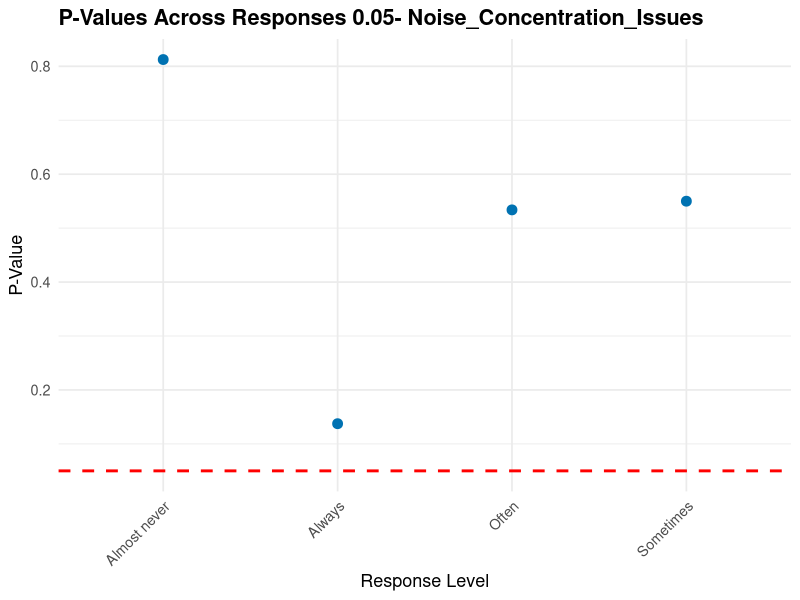
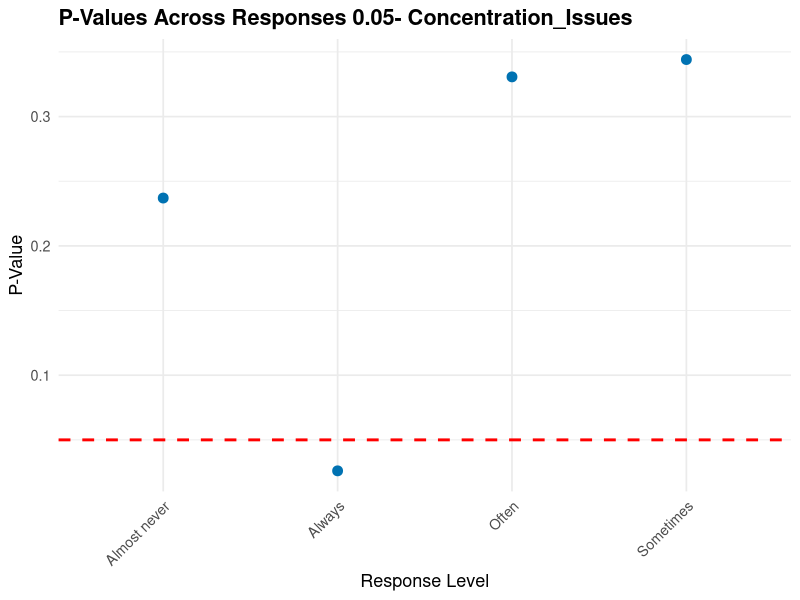
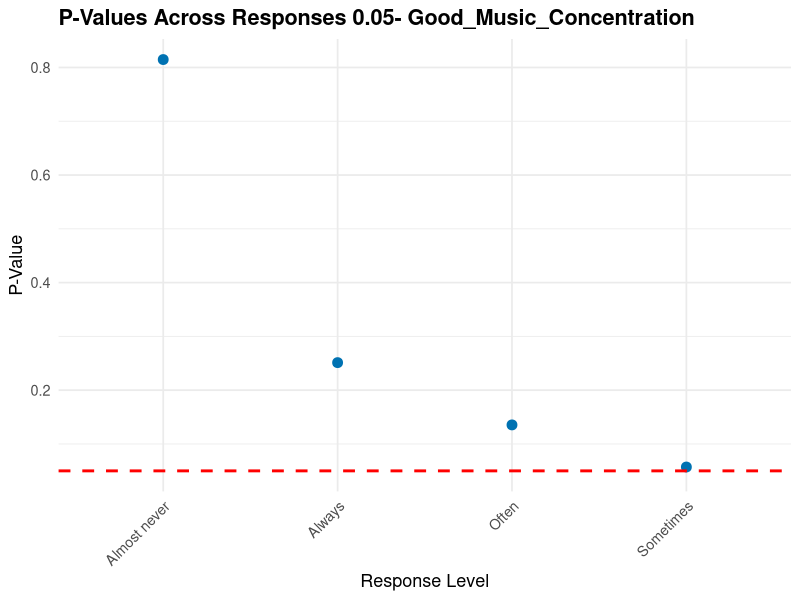
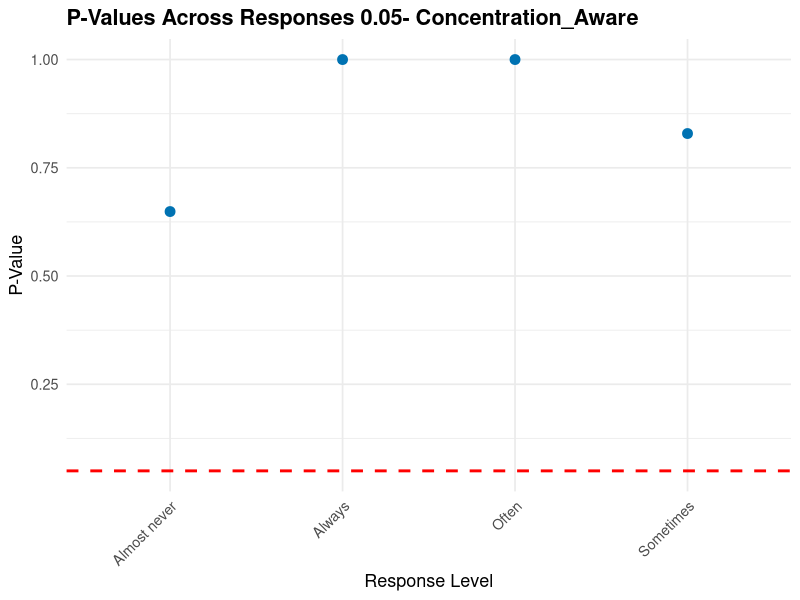
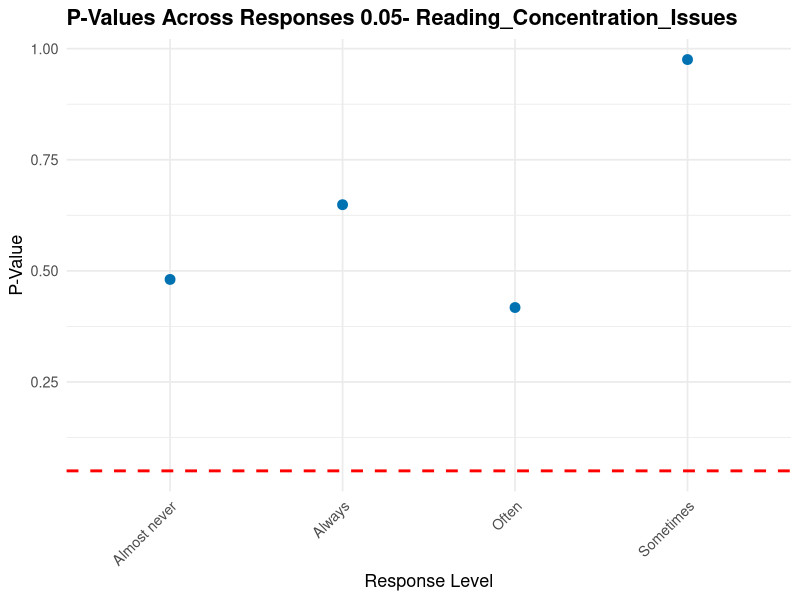
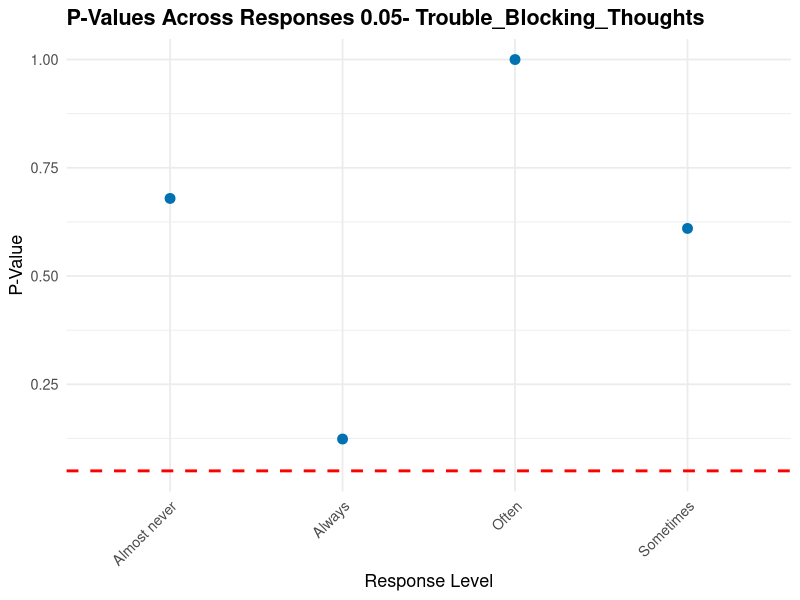
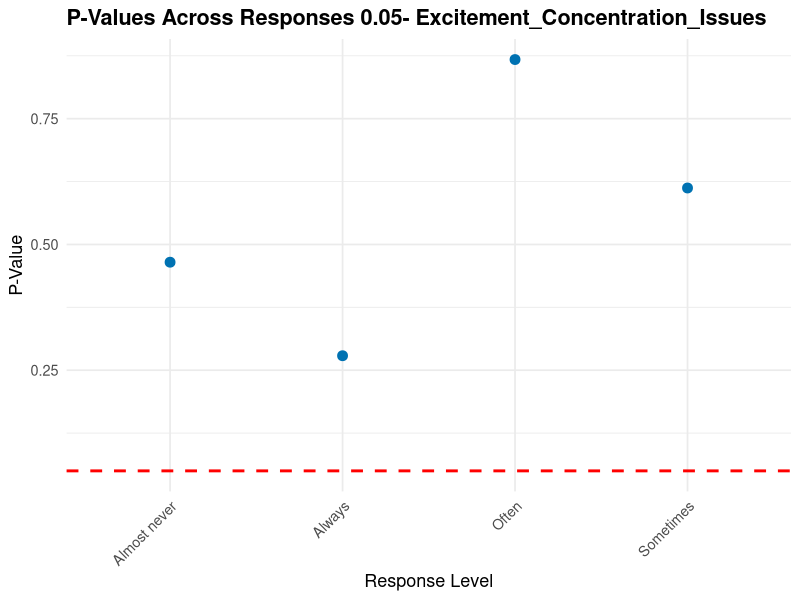
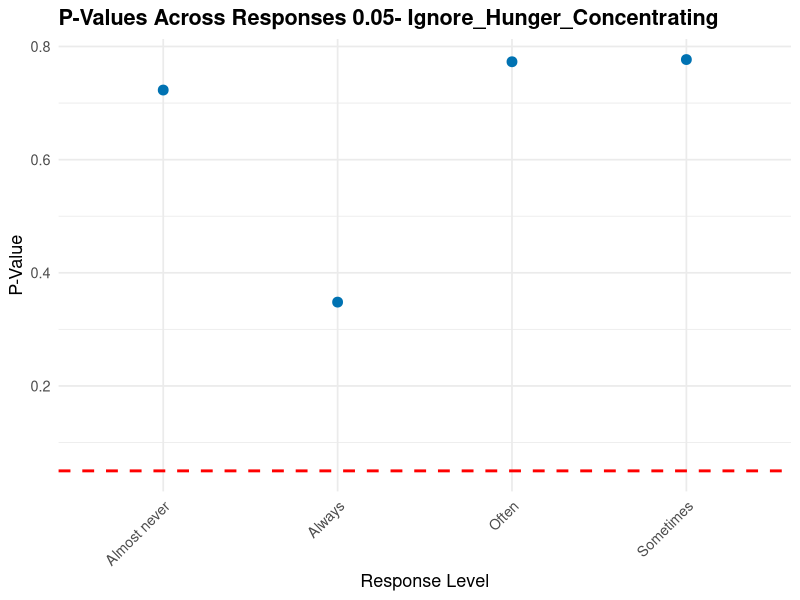

Write R code to recreate these figures, in order.
## ---- chunk 1
knitr::opts_chunk$set(echo = TRUE)
## ---- chunk 2
data <- read.csv("Labeled_survey_data.csv", header = TRUE)

## ---- chunk 3
# Create a new column 'Concussion_Status_Overall'
data$Concussion_Status_Overall <- ifelse(grepl("^Yes", data$Sports_Concussion_Status) |  grepl("^Yes", data$Non_Sports_Concussion_Status),            "Concussion", 
                                        "Non-Concussion")

# Check results
table(data$Concussion_Status_Overall)
## ---- chunk 4
# Create table
table_data <- table(data$Good_Music_Concentration, data$Concussion_Status_Overall)

# Perform test for one category level
x <- c(table_data["Sometimes", "Concussion"],
       table_data["Sometimes", "Non-Concussion"])

n <- c(sum(table_data[, "Concussion"]),
       sum(table_data[, "Non-Concussion"]))

# Two-sample proportion test
print("Three or more times a week")
prop.test(x = x, n = n, alternative = "two.sided")
## ---- chunk 5
# Define your feature groups
motivation_features <- c("Motivation_Issues")
concentration_features <- c(
  "Noise_Concentration_Issues", "Concentration_Issues", "Good_Music_Concentration",
  "Concentration_Aware", "Reading_Concentration_Issues", "Trouble_Blocking_Thoughts",
  "Excitement_Concentration_Issues", "Ignore_Hunger_Concentrating", "Good_Task_Switching",
  "Long_Time_Focus", "Poor_Listening_Writing", "Quick_Interest", "Easy_Read_Write_On_Phone",
  "Trouble_Multiple_Conversations", "Trouble_Quick_Creativity", "Good_Interruption_Recovery",
  "Good_Thought_Recovery", "Good_Task_Alteration", "Poor_Perspective_Thinking"
)

# Define the levels for each group
motivation_levels <- c("No problem at all", "Only a very slight problem",
                       "Somewhat of a problem", "A very big problem")

concentration_levels <- c("Almost never", "Sometimes", "Often", "Always")

# Function to run p-value tests
run_p_value_tests <- function(features, levels, data) {
  for (feature in features) {
    print(paste("Feature:", feature))
    
    table_data <- table(data[[feature]], data$Concussion_Status_Overall)
    
    for (level in levels) {
      if (level %in% rownames(table_data)) {
        x <- c(table_data[level, "Concussion"], table_data[level, "Non-Concussion"])
        n <- c(sum(table_data[, "Concussion"]), sum(table_data[, "Non-Concussion"]))
        
        cat("\n", level, "\n")
        print(prop.test(x = x, n = n, alternative = "two.sided"))
      } else {
        cat("\n", level, "- No data available\n")
      }
    }
  }
}

# Run the tests
run_p_value_tests(motivation_features, motivation_levels, data)
run_p_value_tests(concentration_features, concentration_levels, data)


## ---- chunk 6
p_values_df <- data.frame(
  Feature = c(rep("Noise_Concentration_Issues",4), rep("Concentration_Issues",4), rep("Good_Music_Concentration",4),
              rep("Concentration_Aware",4), rep("Reading_Concentration_Issues",4), rep("Trouble_Blocking_Thoughts",4), 
              rep("Excitement_Concentration_Issues",4), rep("Ignore_Hunger_Concentrating",4), rep("Good_Task_Switching",4),
              rep("Long_Time_Focus",4),  rep("Poor_Listening_Writing",4), rep("Quick_Interest",4), 
              rep("Easy_Read_Write_On_Phone",4), rep("Trouble_Multiple_Conversations",4), rep("Trouble_Quick_Creativity",4), 
              rep("Good_Interruption_Recovery",4), rep("Good_Thought_Recovery",4), rep("Good_Task_Alteration",4), 
              rep("Poor_Perspective_Thinking",4)),
  Response = rep(c("Almost never", "Sometimes", "Often", "Always"), 19),
  P_Value = c(0.8125, 0.5499, 0.5338, 0.1374,   # Noise_Concentration_Issues
              0.237, 0.3441, 0.3307, 0.02604,   # Concentration_Issues
              0.8147, 0.05711, 0.1354, 0.2512,  # Good_Music_Concentration
              0.6489, 0.8291, 1, 1,             # Concentration_Aware
              0.4807, 0.9755, 0.4175, 0.6489,   # Reading_Concentration_Issues
              0.6792, 0.6099, 1, 0.1235,        # Trouble_Blocking_Thoughts
              0.4647, 0.6122, 0.8675, 0.2788,   # Excitement_Concentration_Issues
              0.723, 0.7769, 0.773, 0.3482,     # Ignore_Hunger_Concentrating
              0.2448, 0.6572, 0.006571, 0.2043, # Good_Task_Switching
              0.2679, 0.9466, 0.7399, 0.352,    # Long_Time_Focus
              0.1534, 0.3471, 0.6103, 0.0121,   # Poor_Listening_Writing
              0.1452, 0.8549, 1, 0.4843,        # Quick_Interest
              0.05458, 0.3664, 0.6947, 0.776,   # Easy_Read_Write_On_Phone
              0.4521, 0.3, 0.9567, 0.8734,      # Trouble_Multiple_Conversations
              0.9213, 0.549, 0.418, 0.8585,     # Trouble_Quick_Creativity
              0.008418, 0.6226, 0.8658, 0.2569, # Good_Interruption_Recovery
              0.8832, 0.3654, 0.4202, 0.776,    # Good_Thought_Recovery
              0.03945, 0.4287, 0.9136, 0.1866,  # Good_Task_Alteration
              0.3753, 0.9781, 0.7397, 0.1014)   # Poor_Perspective_Thinking
)

## ---- chunk 7
library(ggplot2)
library(dplyr)
plots_05 <- lapply(unique(p_values_df$Feature), function(feature) {
  ggplot(subset(p_values_df, Feature == feature), aes(x = Response, y = P_Value)) +
    geom_point(size = 3, color = "#0072B2") +
    geom_hline(yintercept = 0.05, linetype = "dashed", color = "red", size = 1) +
    labs(
      title = paste("P-Values Across Responses 0.05-", feature),
      x = "Response Level",
      y = "P-Value"
    ) +
    theme_minimal(base_size = 13) +
    theme(
      plot.title = element_text(face = "bold"),
      axis.text.x = element_text(angle = 45, hjust = 1)
    )
})

lapply(plots_05, print)




## ---- chunk 8
plots_01 <- lapply(unique(p_values_df$Feature), function(feature) {
  ggplot(subset(p_values_df, Feature == feature), aes(x = Response, y = P_Value)) +
    geom_point(size = 3, color = "#0072B2") +
    geom_hline(yintercept = 0.01, linetype = "dashed", color = "blue", size = 1) +
    labs(
      title = paste("P-Values Across Responses 0.01-", feature),
      x = "Response Level",
      y = "P-Value"
    ) +
    theme_minimal(base_size = 13) +
    theme(
      plot.title = element_text(face = "bold"),
      axis.text.x = element_text(angle = 45, hjust = 1)
    )
})

lapply(plots_01, print)
## ---- chunk 9
# Plot for alpha = 0.05 for each feature and save
plots_05 <- lapply(unique(p_values_df$Feature), function(feature) {
  p <- ggplot(subset(p_values_df, Feature == feature), aes(x = Response, y = P_Value, color = Feature)) +
    geom_point(size = 3) +
    geom_hline(yintercept = 0.05, linetype = "dashed", color = "red") +
    theme(axis.text.x = element_text(angle = 45, hjust = 1)) +
    labs(title = paste("P-Values with Alpha = 0.05 -", feature), x = "Response", y = "P-Value")
  
  # Save the plot
  ggsave(paste0("plots/alpha_0.05_", feature, ".png"), plot = p, width = 8, height = 6)
})
